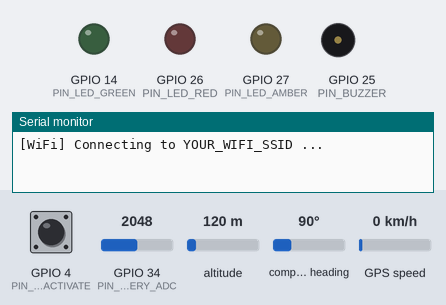
A sketch run on a simulated ESP32. Shown: output pins drawn as LEDs (lit = HIGH), buzzer (waves = sounding), the last lines printed to the serial monitor. Dashed ring = blinking. The inputs (shaded band) are chosen by the test bench; at power-on: GPIO 4 (PIN_BTN_ACTIVATE) HIGH, GPIO 34 (PIN_BATTERY_ADC) = 2048, altitude 120 m, compass heading 90°, GPS speed 0 km/h. WiFi joins after 1.5 s; servers stay silent unless stated; the GPS gets a fix after 3 s at 37.7749, -122.4194 with 8 satellites; no MQTT or app messages arrive unless stated.

Above: at 1.2 s.
1.3 s: GPIO 4 (PIN_BTN_ACTIVATE) pulled LOW for 0.15 s
At 1.4 s:
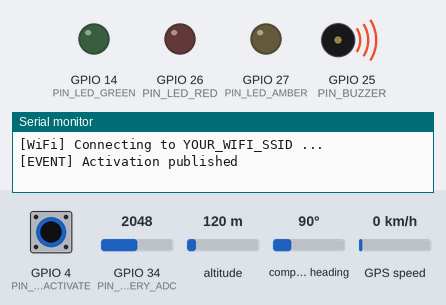
At 1.8 s:
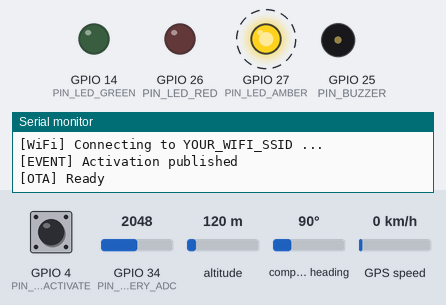
Timing chart, 0 to 10.8 s (numbered marks = the images above; inputs shaded):
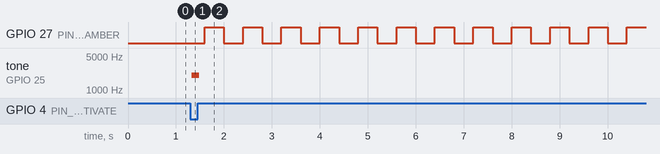

The sketch:

ambulance_unit.ino
```cpp
/*
  =====================================================================
  SECAPMS — Ambulance Unit Firmware
  Device kind: ambulance_unit  (table: devices, ambulances, gps_logs)
  Board: ESP32 DevKit v1 (or any ESP32-WROOM board)
  Connectivity: Wi-Fi only (no SIM/GSM)
  =====================================================================

  What this device does
  ----------------------
  - Reads live GPS position from a NEO-6M module (UART).
  - Reads battery voltage through a resistor-divider on an ADC pin.
  - Driver presses the big physical ACTIVATE button -> publishes an
    "event" MQTT message (mirrors the driver app's ACTIVATE EMERGENCY
    button, so the corridor can be triggered from the vehicle even if
    the driver's phone is unavailable).
  - Publishes GPS telemetry every TELEMETRY_INTERVAL_MS so the admin
    map and public portal can show the ambulance moving live.
  - Subscribes to its own /status topic so the onboard LED + buzzer
    reflect admin approval (blink amber = pending, solid green =
    approved/in progress, off = completed).
  - Publishes a retained "online"/"offline" LWT so Devices/Maintenance
    dashboards know instantly if a unit drops off Wi-Fi.

  Hardware (Bill of Materials)
  -----------------------------
  1x ESP32 DevKit v1 (30-pin)
  1x NEO-6M GPS module (UART, 3.3V logic)
  1x Push button (panel-mounted, normally-open) - the ACTIVATE button
  1x Piezo buzzer (active, 3.3V/5V)
  1x RGB LED or 3x discrete LEDs (red/amber/green) + 220ohm resistors
  1x Voltage divider (2x 10k resistors) from battery+ to GND, tap to ADC
  1x 5V -> 3.3V buck or use the board's onboard regulator from a 5V supply
  Optional: SIM/GSM module -- NOT USED. Wi-Fi hotspot from vehicle router
            or phone hotspot is the only connectivity path in this design.

  Wiring
  -------
  NEO-6M   TX  -> ESP32 GPIO16 (RX2)
  NEO-6M   RX  -> ESP32 GPIO17 (TX2)   [optional, only if you configure the module]
  NEO-6M   VCC -> 3.3V
  NEO-6M   GND -> GND

  ACTIVATE button -> GPIO 4  (other leg to GND, uses internal pullup)
  Buzzer (+)      -> GPIO 25 (through NPN transistor if buzzer draws >40mA)
  LED Red         -> GPIO 26
  LED Amber       -> GPIO 27
  LED Green       -> GPIO 14
  Battery sense   -> GPIO 34 (ADC1_CH6, via divider, max 3.3V at pin)

  Libraries required (Arduino IDE > Tools > Manage Libraries)
  -------------------------------------------------------------
  - "PubSubClient" by Nick O'Leary
  - "TinyGPSPlus" by Mikal Hart
  - "ArduinoJson" by Benoit Blanchon (v6 or v7)
  - ESP32 board package installed via Boards Manager
    (Board URL: https://raw.githubusercontent.com/espressif/arduino-esp32/gh-pages/package_esp32_index.json)

  See ../README.md for full build + flashing + broker setup instructions.
  =====================================================================
*/

#include <WiFi.h>
#include <WiFiClientSecure.h>
#include <PubSubClient.h>
#include <TinyGPSPlus.h>
#include <ArduinoJson.h>
#include <HardwareSerial.h>
#include <ArduinoOTA.h>
#include "secapms_config.h"

// ---------- Pins ----------
#define PIN_BTN_ACTIVATE   4
#define PIN_BUZZER         25
#define PIN_LED_RED        26
#define PIN_LED_AMBER      27
#define PIN_LED_GREEN      14
#define PIN_BATTERY_ADC    34
#define GPS_RX_PIN         16   // ESP32 RX2 <- GPS TX
#define GPS_TX_PIN         17   // ESP32 TX2 -> GPS RX (optional)

HardwareSerial GPSSerial(2);
TinyGPSPlus gps;

#if MQTT_USE_TLS
WiFiClientSecure netClient;
#else
WiFiClient netClient;
#endif
PubSubClient mqtt(netClient);

// ---------- Topics ----------
String T_TELEMETRY, T_EVENT, T_STATUS_SUB, T_LWT;

// ---------- State ----------
enum EventState { STATE_IDLE, STATE_PENDING, STATE_APPROVED, STATE_IN_PROGRESS, STATE_COMPLETED };
EventState currentState = STATE_IDLE;

unsigned long lastTelemetry = 0;
unsigned long lastHeartbeatBlink = 0;
unsigned long lastWifiAttempt = 0;
unsigned long lastMqttAttempt = 0;
bool lastButtonState = HIGH;
bool otaStarted = false;

// ---------- Offline telemetry buffer ----------
// If Wi-Fi/MQTT drops mid-run (tunnels, dead zones, moving between hotspots),
// we keep the last BUFFER_SIZE GPS/telemetry points in RAM and flush them,
// oldest first, once the connection is back — so gps_logs doesn't have gaps
// during a live emergency.
struct BufferedPoint { double lat; double lng; float speed; uint8_t battery; unsigned long ts; };
#define GPS_BUFFER_SIZE 40
BufferedPoint gpsBuffer[GPS_BUFFER_SIZE];
int bufHead = 0;   // next write position
int bufCount = 0;  // number of valid buffered points

void bufferPush(double lat, double lng, float speed, uint8_t battery) {
  gpsBuffer[bufHead] = { lat, lng, speed, battery, millis() };
  bufHead = (bufHead + 1) % GPS_BUFFER_SIZE;
  if (bufCount < GPS_BUFFER_SIZE) bufCount++;
}

void flushBufferedPoints() {
  if (bufCount == 0 || !mqtt.connected()) return;
  int startIdx = (bufHead - bufCount + GPS_BUFFER_SIZE) % GPS_BUFFER_SIZE;
  for (int i = 0; i < bufCount; i++) {
    int idx = (startIdx + i) % GPS_BUFFER_SIZE;
    BufferedPoint &p = gpsBuffer[idx];
    StaticJsonDocument<256> doc;
    doc["device_id"] = DEVICE_ID;
    doc["lat"] = p.lat; doc["lng"] = p.lng; doc["speed_kmph"] = p.speed;
    doc["battery_pct"] = p.battery; doc["buffered"] = true; doc["captured_ms_ago"] = millis() - p.ts;
    char buf[256];
    size_t n = serializeJson(doc, buf);
    mqtt.publish(T_TELEMETRY.c_str(), buf, n);
  }
  Serial.print("[BUFFER] Flushed "); Serial.print(bufCount); Serial.println(" buffered points");
  bufCount = 0; bufHead = 0;
}

void setup() {
  Serial.begin(115200);
  GPSSerial.begin(9600, SERIAL_8N1, GPS_RX_PIN, GPS_TX_PIN);

  pinMode(PIN_BTN_ACTIVATE, INPUT_PULLUP);
  pinMode(PIN_BUZZER, OUTPUT);
  pinMode(PIN_LED_RED, OUTPUT);
  pinMode(PIN_LED_AMBER, OUTPUT);
  pinMode(PIN_LED_GREEN, OUTPUT);
  digitalWrite(PIN_BUZZER, LOW);
  setLeds(false, false, false);

  T_TELEMETRY  = String(TOPIC_PREFIX) + "/ambulance/" + DEVICE_ID + "/telemetry";
  T_EVENT      = String(TOPIC_PREFIX) + "/ambulance/" + DEVICE_ID + "/event";
  T_STATUS_SUB = String(TOPIC_PREFIX) + "/ambulance/" + DEVICE_ID + "/status";
  T_LWT        = String(TOPIC_PREFIX) + "/ambulance/" + DEVICE_ID + "/lwt";

  connectWifi();
  mqtt.setServer(MQTT_HOST, MQTT_PORT);
  mqtt.setCallback(onMqttMessage);
}

void loop() {
  if (WiFi.status() != WL_CONNECTED) {
    if (millis() - lastWifiAttempt > WIFI_RETRY_MS) { connectWifi(); lastWifiAttempt = millis(); }
  } else if (!otaStarted) {
    setupOTA();
  }
  if (WiFi.status() == WL_CONNECTED && !mqtt.connected()) {
    if (millis() - lastMqttAttempt > MQTT_RETRY_MS) { connectMqtt(); lastMqttAttempt = millis(); }
  } else if (mqtt.connected() && bufCount > 0) {
    flushBufferedPoints();
  }
  if (otaStarted) ArduinoOTA.handle();
  mqtt.loop();

  while (GPSSerial.available() > 0) gps.encode(GPSSerial.read());

  handleActivateButton();

  if (millis() - lastTelemetry > TELEMETRY_INTERVAL_MS) {
    publishTelemetry();
    lastTelemetry = millis();
  }

  updateStatusIndicator();
}

// ---------- OTA (Over-the-Air) updates ----------
// Lets you push firmware fixes to a fielded ambulance unit over Wi-Fi from
// the Arduino IDE (Tools > Port > <device-name at ip>) instead of pulling
// the box to re-flash over USB. Only activates once Wi-Fi is up.
void setupOTA() {
  ArduinoOTA.setHostname((String("secapms-amb-") + DEVICE_ID).c_str());
  ArduinoOTA.onStart([]() { Serial.println("[OTA] Update starting"); });
  ArduinoOTA.onEnd([]() { Serial.println("[OTA] Update complete"); });
  ArduinoOTA.onError([](ota_error_t error) { Serial.printf("[OTA] Error %u\n", error); });
  ArduinoOTA.begin();
  otaStarted = true;
  Serial.println("[OTA] Ready");
}

// ---------- Wi-Fi ----------
void connectWifi() {
  Serial.println("[WiFi] Connecting to " WIFI_SSID " ...");
  WiFi.mode(WIFI_STA);
  WiFi.begin(WIFI_SSID, WIFI_PASSWORD);
}

// ---------- MQTT ----------
void connectMqtt() {
  Serial.println("[MQTT] Connecting...");
  String clientId = String("secapms-amb-") + DEVICE_ID;
  bool ok;
  if (strlen(MQTT_USERNAME) > 0) {
    ok = mqtt.connect(clientId.c_str(), MQTT_USERNAME, MQTT_PASSWORD,
                       T_LWT.c_str(), 1, true, "offline");
  } else {
    ok = mqtt.connect(clientId.c_str(), T_LWT.c_str(), 1, true, "offline");
  }
  if (ok) {
    Serial.println("[MQTT] Connected");
    mqtt.publish(T_LWT.c_str(), "online", true);
    mqtt.subscribe(T_STATUS_SUB.c_str());
  } else {
    Serial.print("[MQTT] Failed, rc="); Serial.println(mqtt.state());
  }
}

void onMqttMessage(char* topic, byte* payload, unsigned int length) {
  StaticJsonDocument<256> doc;
  DeserializationError err = deserializeJson(doc, payload, length);
  if (err) return;
  String status = doc["status"] | "";
  if (status == "approved") currentState = STATE_APPROVED;
  else if (status == "in_progress") currentState = STATE_IN_PROGRESS;
  else if (status == "completed" || status == "cancelled" || status == "rejected") currentState = STATE_IDLE;
}

// ---------- Activation button ----------
void handleActivateButton() {
  bool reading = digitalRead(PIN_BTN_ACTIVATE);
  if (lastButtonState == HIGH && reading == LOW) { // pressed (falling edge)
    delay(30); // debounce
    if (digitalRead(PIN_BTN_ACTIVATE) == LOW) {
      publishActivateEvent();
    }
  }
  lastButtonState = reading;
}

void publishActivateEvent() {
  if (currentState != STATE_IDLE) return; // already have an active event
  StaticJsonDocument<256> doc;
  doc["device_id"] = DEVICE_ID;
  doc["patient_category"] = "critical"; // panel could have a 3-way switch instead
  doc["lat"] = gps.location.isValid() ? gps.location.lat() : 0.0;
  doc["lng"] = gps.location.isValid() ? gps.location.lng() : 0.0;
  doc["ts"] = millis();
  char buf[256];
  size_t n = serializeJson(doc, buf);
  mqtt.publish(T_EVENT.c_str(), buf, n);
  currentState = STATE_PENDING;
  tone(PIN_BUZZER, 2000, 150);
  Serial.println("[EVENT] Activation published");
}

// ---------- Telemetry ----------
void publishTelemetry() {
  double lat = gps.location.isValid() ? gps.location.lat() : 0.0;
  double lng = gps.location.isValid() ? gps.location.lng() : 0.0;
  float speed = gps.speed.isValid() ? gps.speed.kmph() : 0.0;
  uint8_t battery = readBatteryPercent();

  if (!mqtt.connected()) {
    // No connection right now — keep the point in RAM instead of dropping it.
    bufferPush(lat, lng, speed, battery);
    return;
  }
  StaticJsonDocument<256> doc;
  doc["device_id"] = DEVICE_ID;
  doc["lat"] = lat;
  doc["lng"] = lng;
  doc["speed_kmph"] = speed;
  doc["battery_pct"] = battery;
  doc["rssi"] = WiFi.RSSI();
  doc["gps_fix"] = gps.location.isValid();
  char buf[256];
  size_t n = serializeJson(doc, buf);
  mqtt.publish(T_TELEMETRY.c_str(), buf, n);
}

int readBatteryPercent() {
  int raw = analogRead(PIN_BATTERY_ADC); // 0-4095 on ESP32 ADC1
  float voltage = (raw / 4095.0) * 3.3 * 2.0; // x2 because of the 10k/10k divider
  // Adjust these bounds to your battery chemistry (example: 3S Li-ion 9-12.6V via divider)
  float pct = (voltage - 9.0) / (12.6 - 9.0) * 100.0;
  if (pct < 0) pct = 0; if (pct > 100) pct = 100;
  return (int)pct;
}

// ---------- Indicators ----------
void setLeds(bool r, bool a, bool g) {
  digitalWrite(PIN_LED_RED, r); digitalWrite(PIN_LED_AMBER, a); digitalWrite(PIN_LED_GREEN, g);
}

void updateStatusIndicator() {
  bool blinkOn = (millis() / 400) % 2 == 0;
  switch (currentState) {
    case STATE_IDLE:        setLeds(false, false, false); break;
    case STATE_PENDING:     setLeds(false, blinkOn, false); break;      // blinking amber
    case STATE_APPROVED:
    case STATE_IN_PROGRESS: setLeds(false, false, true); break;         // solid green
    case STATE_COMPLETED:   setLeds(false, false, false); currentState = STATE_IDLE; break;
  }
}
```

secapms_config.h
```cpp
/*
  secapms_config.h
  ------------------------------------------------------------
  Shared Wi-Fi + MQTT configuration for every SECAPMS device
  (ambulance unit, junction controller, hospital alert panel).

  Copy this file next to each .ino sketch (already done in this
  repo layout) and edit the values below before flashing.

  There is NO SIM/GSM module anywhere in this design. Every device
  talks over Wi-Fi only, to an MQTT broker reachable on your
  network or over the internet (see README.md for broker options).
  ------------------------------------------------------------
*/

#pragma once

// ---------- Wi-Fi ----------
#define WIFI_SSID        "YOUR_WIFI_SSID"
#define WIFI_PASSWORD    "YOUR_WIFI_PASSWORD"

// ---------- MQTT broker ----------
// Local broker example (Mosquitto on a Raspberry Pi / laptop on the same LAN):
//   #define MQTT_HOST      "192.168.1.50"
//   #define MQTT_PORT      1883
//   #define MQTT_USE_TLS   0
//
// Cloud broker example (HiveMQ Cloud, free tier, TLS required):
//   #define MQTT_HOST      "xxxxxxx.s1.eu.hivemq.cloud"
//   #define MQTT_PORT      8883
//   #define MQTT_USE_TLS   1
#define MQTT_HOST        "192.168.1.50"
#define MQTT_PORT        1883
#define MQTT_USE_TLS     0
#define MQTT_USERNAME    "secapms_device"
#define MQTT_PASSWORD    "change_me"

// ---------- Topic namespace ----------
// All topics are namespaced under secapms/<version>/... so this
// firmware can share a broker with other projects safely.
#define TOPIC_PREFIX      "secapms/v1"

// Device -> cloud (published)
//   secapms/v1/ambulance/<unit_id>/telemetry     (lat,lng,speed,battery,rssi every ~3s)
//   secapms/v1/ambulance/<unit_id>/event          (activation button press)
//   secapms/v1/junction/<junction_id>/health      (heartbeat: online, uptime, rssi)
//   secapms/v1/hospital/<hospital_id>/ack         (READY button press on alert panel)
//   secapms/v1/<device_kind>/<id>/lwt             (Last Will: "offline" if device drops)
//
// Cloud -> device (subscribed)
//   secapms/v1/junction/<junction_id>/command     ("priority_green" | "normal" | "override")
//   secapms/v1/hospital/<hospital_id>/alert       (JSON: incoming ambulance details)
//   secapms/v1/ambulance/<unit_id>/status         (JSON: approved/rejected/in_progress)

// ---------- Device identity ----------
// Give every physical unit a unique, stable ID matching the `external_id`
// you register in the SECAPMS `devices` table (e.g. "AU-4521", "JC-ANN",
// "HA-STA"). This is what ties the ESP32 to a DB row.
#define DEVICE_ID         "CHANGE_ME_UNIQUE_ID"

// ---------- Timing ----------
#define TELEMETRY_INTERVAL_MS   3000
#define HEARTBEAT_INTERVAL_MS   10000
#define WIFI_RETRY_MS           5000
#define MQTT_RETRY_MS           5000
```

Measured:
- after the input at 1.3 s, GPIO 27 (PIN_LED_AMBER): alternates HIGH for 0.40 s and LOW for 0.40 s, starting after 0.30 s; tone on GPIO 25 (PIN_BUZZER): silent → 2000 Hz at once, → silent 0.15 s later
